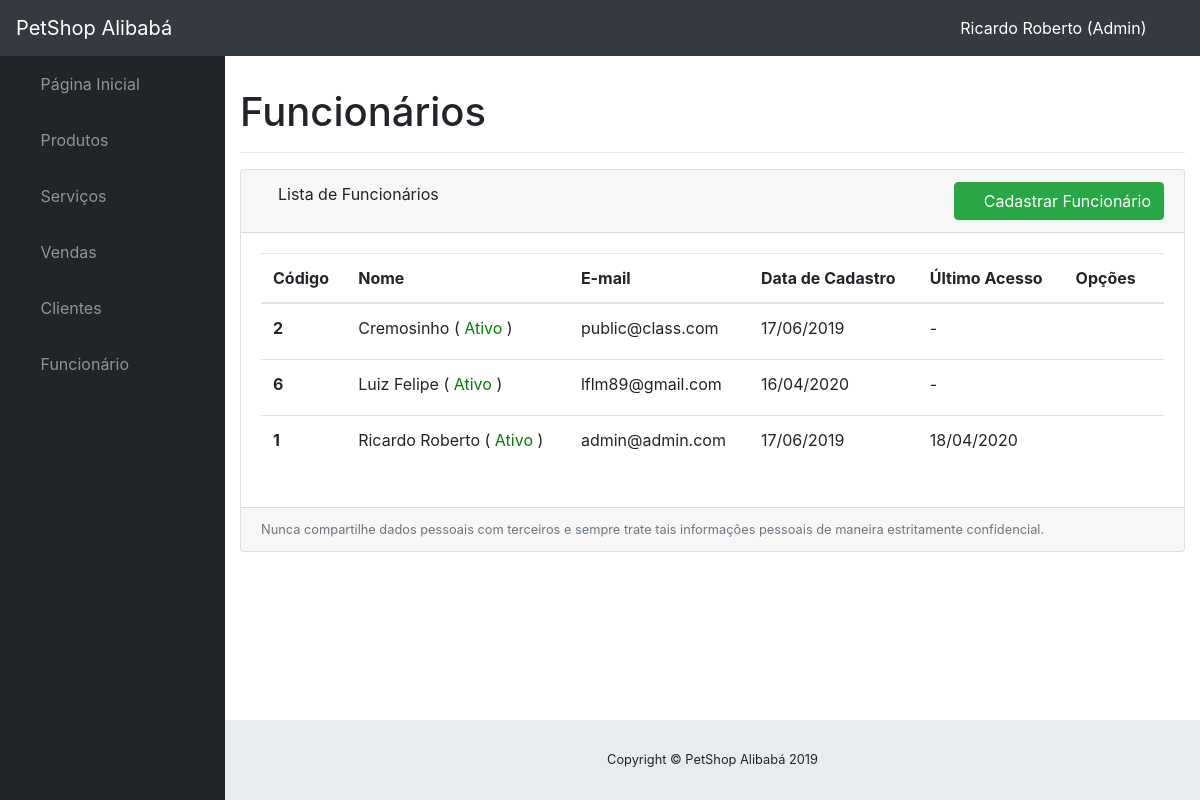
Page /funcionarios/lista/ (signed in) on the earlier database version.
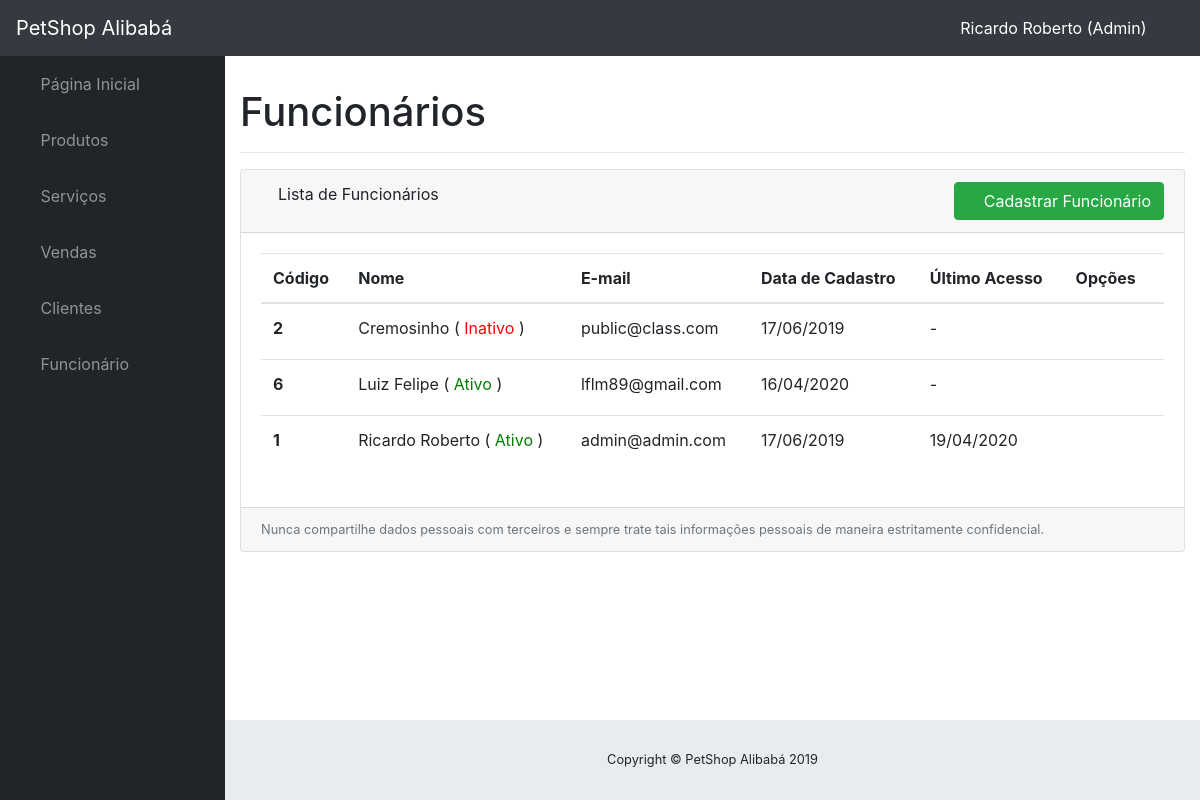
Same page on the later database version.
### funcionarios/models.py (models this page shows, shortened)
class User(AbstractBaseUser, PermissionsMixin):
    username = models.CharField('Nome de usuário', max_length=30, null=True, blank=True)
    email = models.EmailField('E-mail', unique=True, blank=False)
    name = models.CharField('Nome completo', max_length=100, blank=False, validators=[validators.RegexValidator(re.compile('^[a-zA-Z ]+$'),
            'Nome completo só pode conter letras', 'invalid')])
    is_active = models.BooleanField('Está ativo?', blank=True, default=True)
    is_staff = models.BooleanField('É da equipe?', blank=True, default=False)
    password1 = models.CharField('', max_length=30)
    password2 = models.CharField('Confirmação de Senha', max_length=30)
    creation_date = models.DateTimeField(auto_now_add=True)
    objects = UserManager()
    USERNAME_FIELD = 'email'  # field de login
    REQUIRED_FIELDS = ['username']  # criacao de super user
    class Meta:
        verbose_name = 'Funcionário'
        verbose_name_plural = 'Funcionários'
        ordering = ['name']

### funcionarios/views.py (the view)
# urls.py: path('lista/', views.list_funcionario, name='lista'),
@login_required(login_url='/')
@staff_member_required(login_url='/')
def list_funcionario(request):
    template_name = 'funcionarios/lista.html'
    storaged = messages.get_messages(request)
    users = User.objects.all()
    context = {'users': users, 'messages': storaged}
    return render(request, template_name, context)

### funcionarios/templates/funcionarios/lista.html (shortened to what this page needs)
{% extends 'base.html' %}
{% block content %}
<div id="content-wrapper">
    <div class="container-fluid">
        <h1>Funcionários</h1>
        <hr>
        <div class="card mb-3">
          <div class="card-header">
            <i class="fas fa-table"></i>
            Lista de Funcionários
            <div class="float-right float-sm-right float-md-right float-lg-right float-xl-right">
                <a href="{% url 'cadastrar_funcionario' %}" class="btn btn-success btn-icon-split ">
                <span class="icon text-white-50">
                  <i class="fas fa-plus"></i>
                </span>
                <span class="text">Cadastrar Funcionário</span>
                </a>
            </div>
          </div>
          <div class="card-body">
            <div class="table-responsive">
              <table class="table table-hover" id="dataTable" width="100%" cellspacing="0">
                <thead>
                  <tr>
                    <th>Código</th>
                    <th>Nome</th>
                    <th>E-mail</th>
                    <th>Data de Cadastro</th>
                    <th>Último Acesso</th>
                    <th>Opções</th>
                  </tr>
                </thead>
                <tbody>
                    {% for user in users %}
                      <tr>
                        <th> {{ user.id }} </th>
                        <td> {{ user.name }}
                            ( {% if user.is_active %}
                                <span style="color: green">Ativo</span>
                            {% else %}
                                <span style="color: red">Inativo</span>
                            {% endif %} )
                        </td>
                        <td> {{ user.email }} </td>
                        <td> {{ user.creation_date| date:"d/m/Y" }} </td>
                        {% if user.last_login %}
                            <td>{{ user.last_login | date:"d/m/Y"}}</td>
                        {% else %}
                            <td>-</td>
                        {% endif %}
                        <td>
                            <a title="editar" class="btn btn-circle btn-sm" href="{% url 'editar_funcionario' user.id %}"><i class="fas fa-edit"></i></a>
                            {% if not user.is_staff and user.is_active %}
                                <a title="desativar" class="btn btn-sm ml-2"><i class="fas fa-trash" data-toggle="modal" data-target="#desativarFuncionario{{user.id}}"></i></a></i></a>
                            {% endif  %}
                            {% if not user.is_staff and not user.is_active %}
                                <a title="ativar" class="btn btn-sm ml-2"><i class="fas fa-check-square" data-toggle="modal" data-target="#ativarFuncionario{{user.id}}"></i></a></i></a>
                            {% endif %}
                        </td>
                      </tr>
                    {% endfor %}
                </tbody>
              </table>
            </div>
          </div>
        <div class="card-footer small text-muted">Nunca compartilhe dados pessoais com terceiros e sempre trate tais informações pessoais de maneira estritamente confidencial.</div>
        </div>
    </div>
</div>
{% endblock %}

### core/templates/base.html (shortened to what this page needs)
<!DOCTYPE html>
{% load static %}
<html>
<head>
    <link href="{% static 'css/estilo.css' %}" rel="stylesheet" type="text/css"/>
    <link rel="stylesheet" href="https://stackpath.bootstrapcdn.com/bootstrap/4.1.3/css/bootstrap.min.css">
    <link href="{% static 'vendor/datatables/dataTables.bootstrap4.css' %}" rel="stylesheet">
    <link href="{% static 'vendor/fontawesome-free/css/all.min.css' %}" rel="stylesheet" type="text/css">
    <link href="{% static 'css/sb-admin.css' %}" rel="stylesheet">
</head>
<body id="page-top">
    <nav class="navbar navbar-expand navbar-dark bg-dark static-top">
        <a class="navbar-brand mr-1" href="{% url 'home' %}">PetShop Alibabá</a>
        <button class="btn btn-link btn-sm text-white order-1 order-sm-0" id="sidebarToggle" href="#">
          <i class="fas fa-bars"></i>
        </button>
        <ul class="navbar-nav ml-auto ml-md-0">
          <li class="nav-item dropdown no-arrow">
            <a class="nav-link dropdown-toggle" href="#" id="userDropdown" role="button" data-toggle="dropdown" aria-haspopup="true" aria-expanded="false">
              <span style="color: white; padding-right: 5px">{{ request.user.name }} {% if request.user.is_staff %} (Admin) {% endif %}</span><i class="fas fa-user-circle fa-fw"></i>
            </a>
          </li>
        </ul>
      </nav>
      <div id="wrapper">
        <ul class="sidebar navbar-nav">
                <li class="nav-item">
                <a class="nav-link" href="{% url 'home' %}">
                  <i class="fas fa-fw fa-home"></i>
                  <span>Página Inicial</span>
                </a>
                </li>
                <li class="nav-item dropdown">
                <a class="nav-link dropdown-toggle" href="#" id="produtoBar" role="button" data-toggle="dropdown" aria-haspopup="true" aria-expanded="false">
                  <i class="fas fa-fw fa-bone"></i>
                  <span>Produtos</span>
                </a>
                </li>
                <li class="nav-item dropdown">
                <a class="nav-link dropdown-toggle" href="#" id="serviçoBar" role="button" data-toggle="dropdown" aria-haspopup="true" aria-expanded="false">
                  <i class="fas fa-fw fa-shower"></i>
                  <span>Serviços</span>
                </a>
              </li>
              <li class="nav-item dropdown">
                <a class="nav-link dropdown-toggle" href="#" id="vendasBar" role="button" data-toggle="dropdown" aria-haspopup="true" aria-expanded="false">
                  <i class="fas fa-fw fa-money-check-alt"></i>
                  <span>Vendas</span>
                </a>
              </li>
              <li class="nav-item dropdown">
                <a class="nav-link dropdown-toggle" href="#" id="clienteBar" role="button" data-toggle="dropdown" aria-haspopup="true" aria-expanded="false">
                  <i class="fas fa-fw fa-user"></i>
                  <span>Clientes</span>
                </a>
              </li>
                {% if request.user.is_staff %}
                    <li class="nav-item dropdown">
                      <a class="nav-link dropdown-toggle" href="#" id="funcionarioBar" role="button" data-toggle="dropdown" aria-haspopup="true" aria-expanded="false">
                        <i class="fas fa-fw fa-address-card"></i>
                        <span>Funcionário</span>
                      </a>
                    </li>
                {% endif %}
            </ul>
            <div id="content-wrapper">
                {% block content %} {% endblock %}
                <footer class="sticky-footer">
                <div class="container my-auto">
                    <div class="copyright text-center my-auto">
                    <span>Copyright © PetShop Alibabá 2019</span>
                    </div>
                </div>
                </footer>
            </div>
            </div>
</body>
</html>

Differences in the rows shown:
changed User "Ricardo Roberto": last_login "18/04/2020" → "19/04/2020"
changed User "Cremosinho": is_active "Ativo" → "Inativo"
